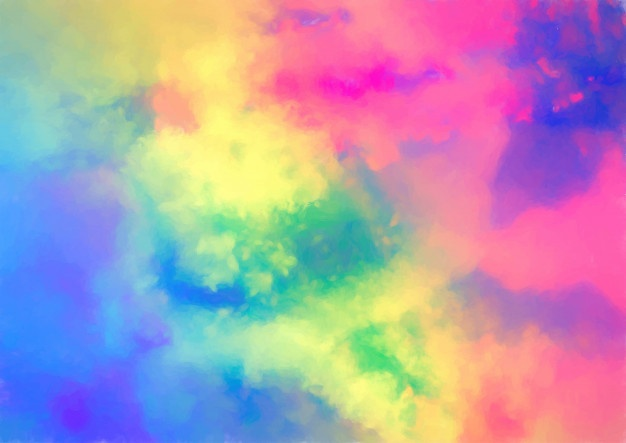
#> input picture Colourful.jpg, 626 x 443 px
$ python DEProject.py
#> lines starting #> are read from the running program, lines starting #| are printed output that depends on the picture

import pandas as pd
import cv2

inp=input("Enter image location ")
#> the answer given: Colourful.jpg
img_path = inp
img = cv2.imread(img_path)
#> img is the input picture: shape (443, 626, 3); mean B, G, R 176.7, 154.2, 177.2

clicked = False
r = g = b = xpos = ypos = 0

df=pd.read_csv('wikipedia_color_names.csv')
#> (reads wikipedia_color_names.csv from the repository)
csv=df[['Name','Hex','R','G','B']]

def getColorName(R,G,B):
    minimum = 10000
    for i in range(len(csv)):
        d = abs(R- int(csv.loc[i,"R"])) + abs(G- int(csv.loc[i,"G"]))+ abs(B- int(csv.loc[i,"B"]))
        if(d<=minimum):
            minimum = d
            cname = csv.loc[i,"Name"]
    return cname

def draw_function(event, x,y,flags,param):
    if event == cv2.EVENT_MOUSEMOVE:
        global b,g,r,xpos,ypos, clicked
        clicked = True
        xpos = x
        ypos = y
        b,g,r = img[y,x]
        b = int(b)
        g = int(g)
        r = int(r)

cv2.namedWindow('image')
cv2.setMouseCallback('image',draw_function)
img=cv2.resize(img,(960,540))
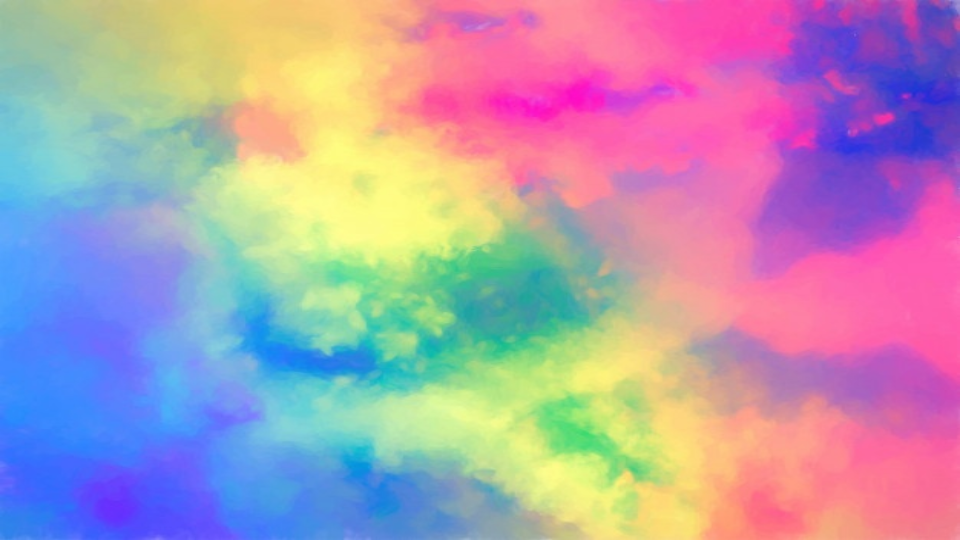
#> img: shape (540, 960, 3); mean B, G, R 176.5, 154.1, 177.1
prev="Text"
count=1

while(1):

    cv2.imshow("image",img)
    if (clicked):

        cv2.rectangle(img,(20,20), (750,60), (b,g,r), -1)
        text = getColorName(r,g,b) + ' R='+ str(r) +  ' G='+ str(g) +  ' B='+ str(b)
        col=getColorName(r,g,b)
        if(col!=prev):
            print(str(count)+" "+col)
            count=count+1
            prev=col

        cv2.putText(img, text,(50,50),2,0.8,(255,255,255),2,cv2.LINE_AA)

        if(r+g+b>=600):
            cv2.putText(img, text,(50,50),2,0.8,(0,0,0),2,cv2.LINE_AA)

        clicked=False

    if cv2.waitKey(20) & 0xFF ==27:
#> (key Esc is pressed here)
        break

cv2.destroyAllWindows()
